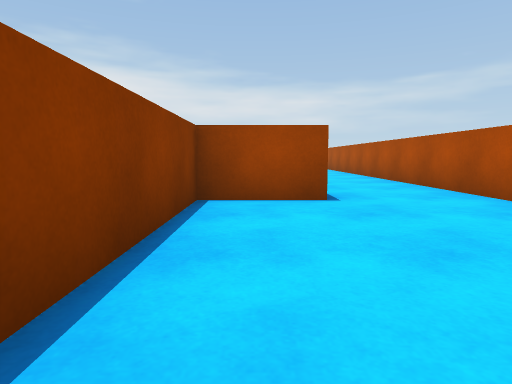
View 1 (above)

23 first-person views from a walk through a scene from a Unity 3-D project. The camera is 0.58 m above the floor, tilts 6° down and sees 75° across. The floor is counted in squares, 1 m on a side. Each view is taken from the middle of a square. On the plan, view 1 faces up. The plan holds only what a view shows up to about 9 squares ahead; the rest is blank. The place goes on beyond the plan. The player is left out.

View 2
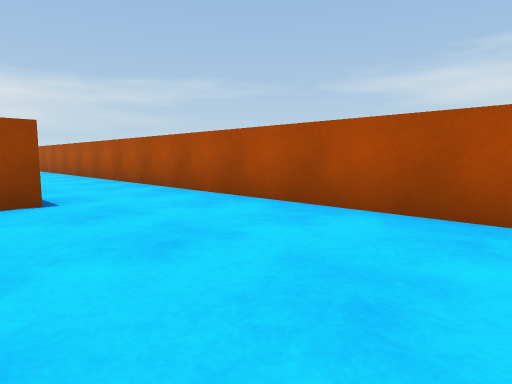

View 3
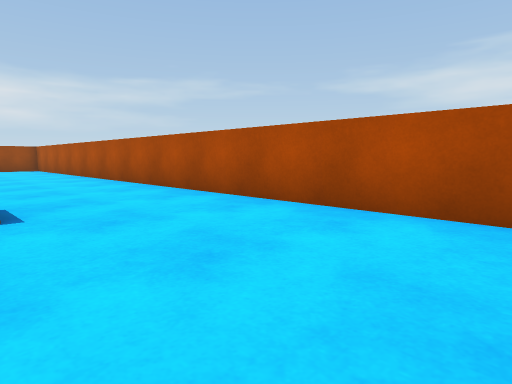

View 4
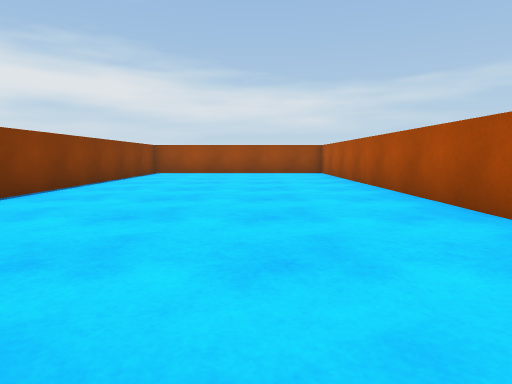

View 5
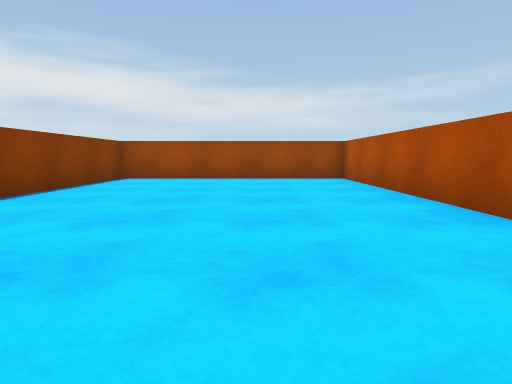

View 6
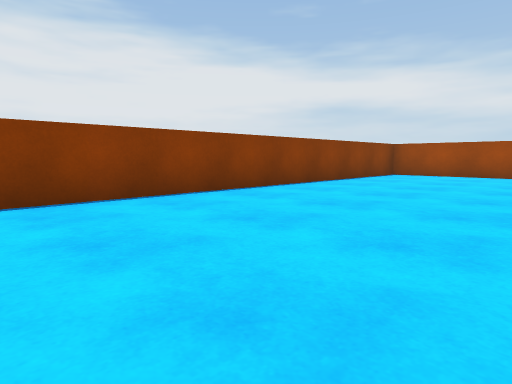

View 7
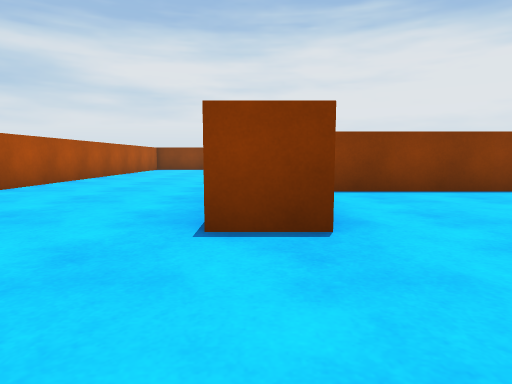

View 8
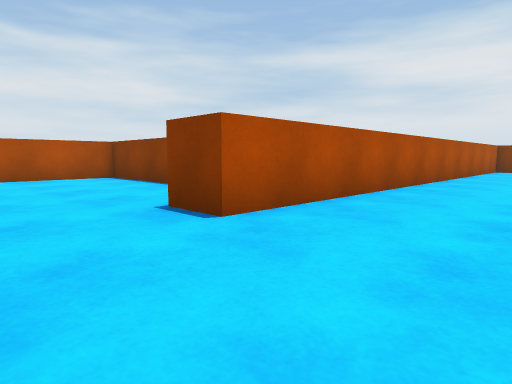

View 9
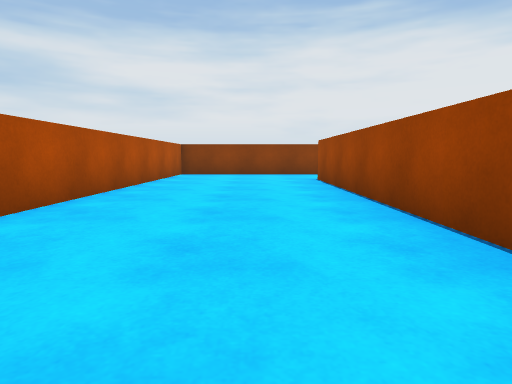

View 10
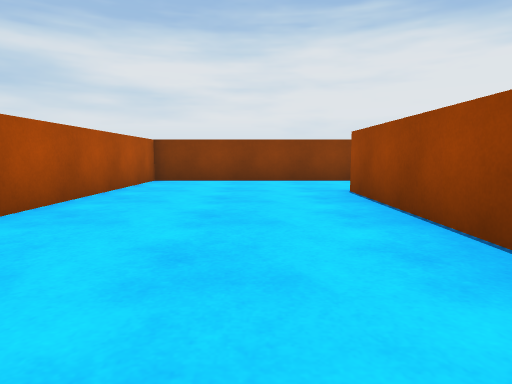

View 11
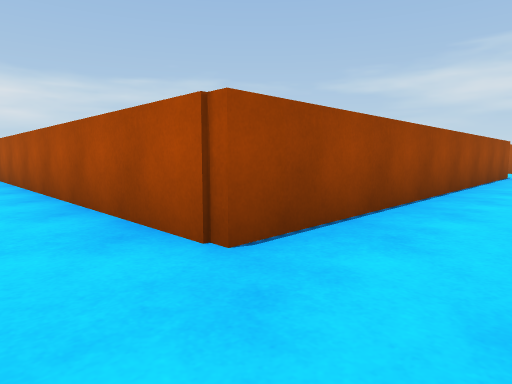

View 12
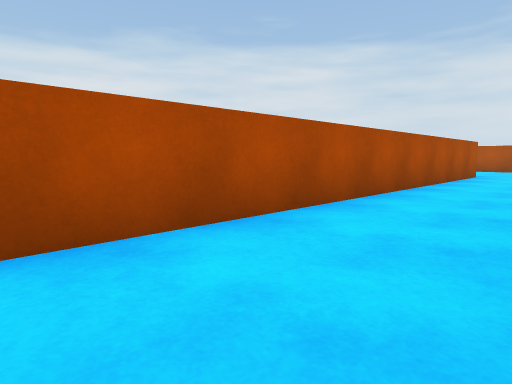

View 13
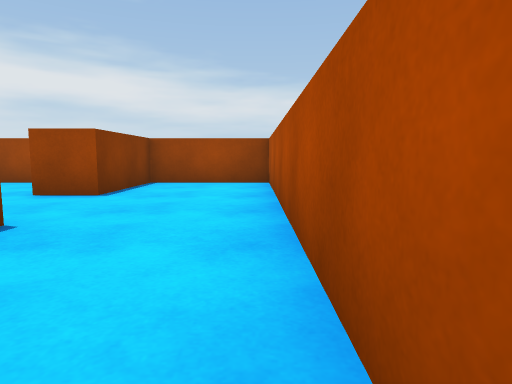

View 14
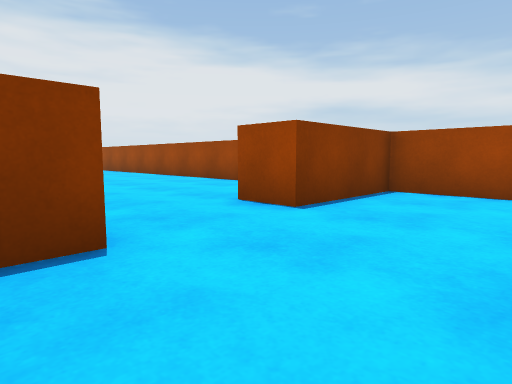

View 15
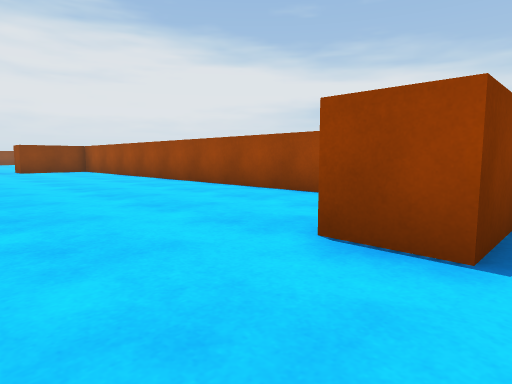

View 16
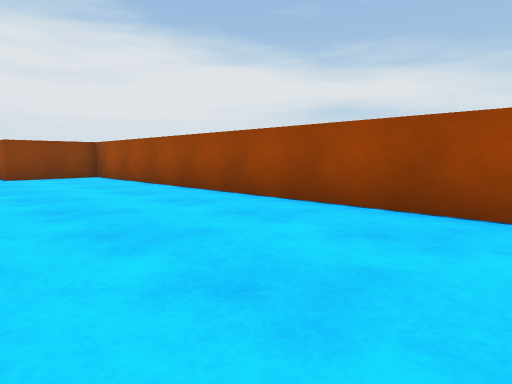

View 17
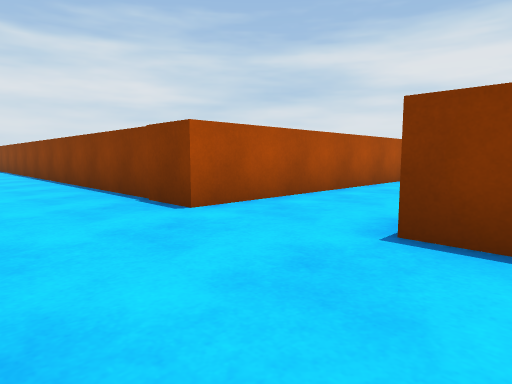

View 18
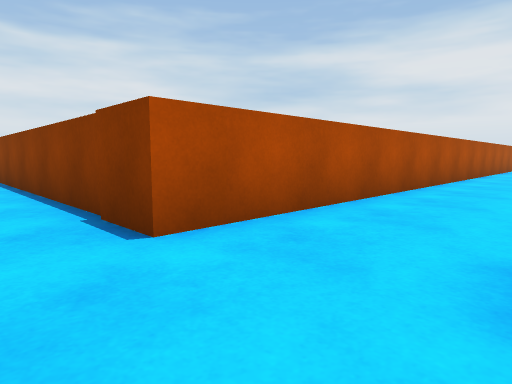

View 19
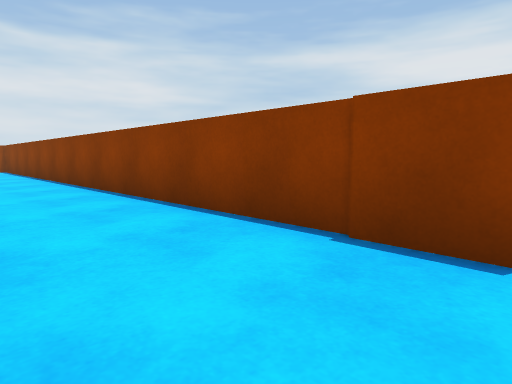

View 20
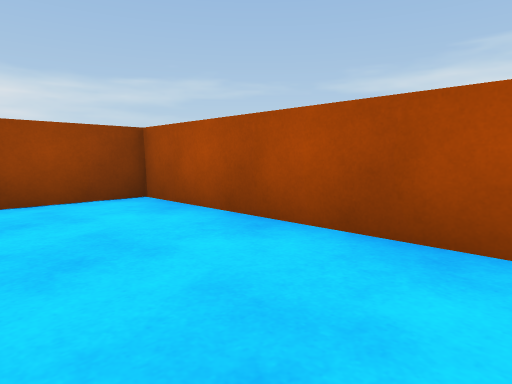

View 21
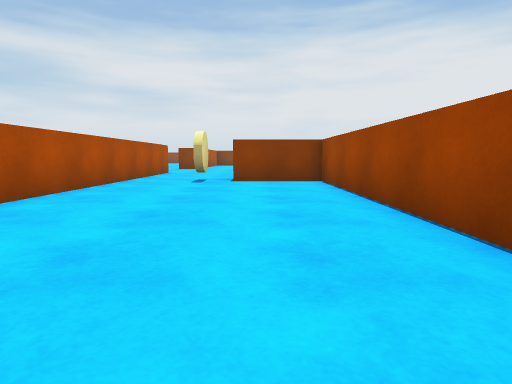

View 22
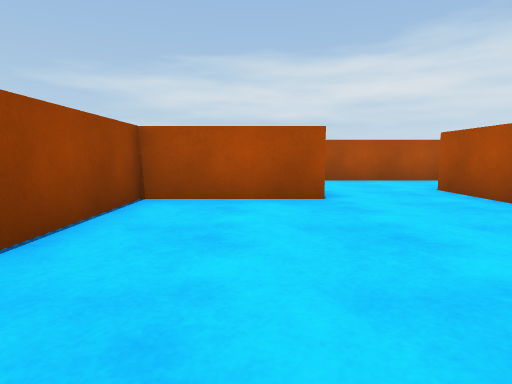

View 23
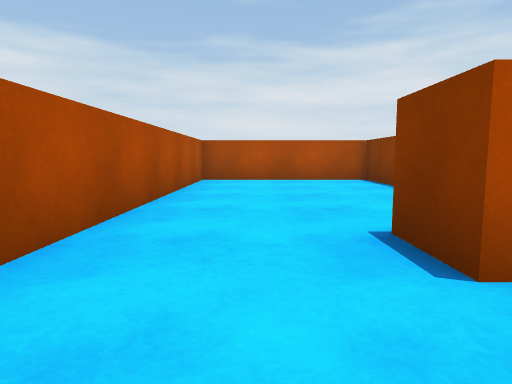

### Floor plan
Ten units are one square. View 1 is at (0, 0); x grows to the right and y downward. Boxes are objects, and circles mark ways between rooms. Rooms are numbered by the first view taken in them; rooms with no view inside come last. Other rooms are left out.
<svg viewBox="-270 -261 309 281">
<path fill="none" stroke="#000" d="M5 -106 5 -96 -97 -96 -97 -256 -124 -256 -124 -231 -134 -231M-134 -208 -122 -208 -122 -55 10 -55 10 -45 -8 -45 -8 15 34 15 34 -220 -26 -220 -26 -112M-256 -208 -134 -208M-134 -231 -134 -256 -261 -256 -261 -235"/>
<circle cx="-130" cy="-225" r="3" fill="#2a7"/>
<text x="-20" y="-120">1</text>
<text x="-200" y="-240">2</text>
</svg>
Room 1 opens to room 2.

Where each view was taken, in squares from view 1:
view 1: 0 up, 0 right, facing up
view 2: 0 up, 0 right, facing up-right
view 3: 6 up, 0 right, facing up-right
view 4: 10 up, 1 right, facing up
view 5: 13 up, 1 right, facing up
view 6: 11 up, 2 right, facing up-left
view 7: 10 up, 3 right, facing left
view 8: 8 up, 3 right, facing down-left
view 9: 8 up, 1 left, facing left
view 10: 8 up, 4 left, facing left
view 11: 8 up, 11 left, facing up-right
view 12: 21 up, 12 left, facing down-right
view 13: 18 up, 10 left, facing up
view 14: 20 up, 10 left, facing up-left
view 15: 21 up, 12 left, facing up-left
view 16: 22 up, 16 left, facing up-left
view 17: 24 up, 10 left, facing down-left
view 18: 23 up, 11 left, facing down-left
view 19: 21 up, 10 left, facing down-left
view 20: 21 up, 12 left, facing up-right
view 21: 24 up, 18 left, facing left
view 22: 24 up, 18 left, facing right
view 23: 7 up, 2 right, facing down
